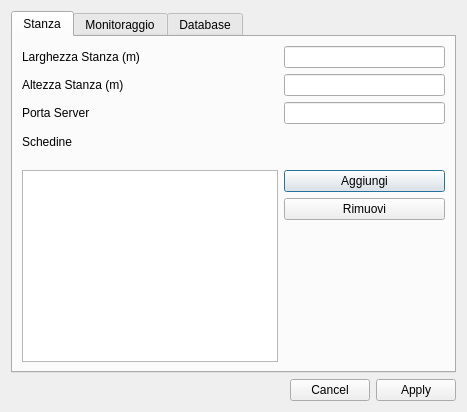
<?xml version="1.0" encoding="UTF-8"?>
<ui version="4.0">
    <class>ConfigDialog</class>
    <widget class="QDialog" name="ConfigDialog">
        <property name="geometry">
            <rect>
                <x>0</x>
                <y>0</y>
                <width>467</width>
                <height>412</height>
            </rect>
        </property>
        <property name="windowTitle">
            <string>Impostazioni</string>
        </property>
        <layout class="QVBoxLayout" name="verticalLayout_4">
            <item>
                <widget class="QTabWidget" name="tabWidget">
                    <property name="currentIndex">
                        <number>0</number>
                    </property>
                    <widget class="QWidget" name="tab_2">
                        <attribute name="title">
                            <string>Stanza</string>
                        </attribute>
                        <layout class="QVBoxLayout" name="verticalLayout_7">
                            <item>
                                <layout class="QVBoxLayout" name="verticalLayout_3">
                                    <item>
                                        <layout class="QFormLayout" name="formLayout_2">
                                            <item row="0" column="0">
                                                <widget class="QLabel" name="widthLabel">
                                                    <property name="lineWidth">
                                                        <number>1</number>
                                                    </property>
                                                    <property name="midLineWidth">
                                                        <number>0</number>
                                                    </property>
                                                    <property name="text">
                                                        <string>Larghezza Stanza (m)</string>
                                                    </property>
                                                </widget>
                                            </item>
                                            <item row="0" column="1">
                                                <widget class="QLineEdit" name="widthEdit">
                                                    <property name="text">
                                                        <string/>
                                                    </property>
                                                </widget>
                                            </item>
                                            <item row="1" column="0">
                                                <widget class="QLabel" name="heightLabel">
                                                    <property name="text">
                                                        <string>Altezza Stanza (m)</string>
                                                    </property>
                                                </widget>
                                            </item>
                                            <item row="1" column="1">
                                                <widget class="QLineEdit" name="heightEdit"/>
                                            </item>
                                            <item row="3" column="0">
                                                <widget class="QLabel" name="boardLabel">
                                                    <property name="text">
                                                        <string>Schedine</string>
                                                    </property>
                                                </widget>
                                            </item>
                                            <item row="4" column="1">
                                                <layout class="QVBoxLayout" name="verticalLayout_2">
                                                    <item>
                                                        <widget class="QPushButton" name="addBoard">
                                                            <property name="text">
                                                                <string>Aggiungi</string>
                                                            </property>
                                                        </widget>
                                                    </item>
                                                    <item>
                                                        <widget class="QPushButton" name="removeBoard">
                                                            <property name="text">
                                                                <string>Rimuovi</string>
                                                            </property>
                                                        </widget>
                                                    </item>
                                                </layout>
                                            </item>
                                            <item row="2" column="0">
                                                <widget class="QLabel" name="portServerLabel">
                                                    <property name="text">
                                                        <string>Porta Server</string>
                                                    </property>
                                                </widget>
                                            </item>
                                            <item row="2" column="1">
                                                <widget class="QLineEdit" name="portServerEdit"/>
                                            </item>
                                            <item row="4" column="0">
                                                <widget class="QTableWidget" name="boardTable"/>
                                            </item>
                                        </layout>
                                    </item>
                                </layout>
                            </item>
                        </layout>
                    </widget>
                    <widget class="QWidget" name="tab">
                        <attribute name="title">
                            <string>Monitoraggio</string>
                        </attribute>
                        <layout class="QVBoxLayout" name="verticalLayout_6">
                            <item>
                                <layout class="QFormLayout" name="formLayout">
                                    <item row="1" column="1">
                                        <widget class="QLineEdit" name="aEdit"/>
                                    </item>
                                    <item row="1" column="0">
                                        <widget class="QLabel" name="aLabel">
                                            <property name="text">
                                                <string>Potenza in dB ad un metro (A)</string>
                                            </property>
                                        </widget>
                                    </item>
                                    <item row="0" column="1">
                                        <widget class="QLineEdit" name="nEdit">
                                            <property name="text">
                                                <string/>
                                            </property>
                                        </widget>
                                    </item>
                                    <item row="0" column="0">
                                        <widget class="QLabel" name="nLabel">
                                            <property name="lineWidth">
                                                <number>1</number>
                                            </property>
                                            <property name="midLineWidth">
                                                <number>0</number>
                                            </property>
                                            <property name="text">
                                                <string>Costante di propagazione del segnale (n)</string>
                                            </property>
                                        </widget>
                                    </item>
                                </layout>
                            </item>
                        </layout>
                    </widget>
                    <widget class="QWidget" name="tab_3">
                        <attribute name="title">
                            <string>Database</string>
                        </attribute>
                        <layout class="QVBoxLayout" name="verticalLayout">
                            <item>
                                <layout class="QFormLayout" name="formLayout_3">
                                    <item row="0" column="0">
                                        <widget class="QLabel" name="hostLabel">
                                            <property name="text">
                                                <string>Host</string>
                                            </property>
                                        </widget>
                                    </item>
                                    <item row="1" column="0">
                                        <widget class="QLabel" name="dbLabel">
                                            <property name="text">
                                                <string>Nome Database</string>
                                            </property>
                                        </widget>
                                    </item>
                                    <item row="0" column="1">
                                        <widget class="QLineEdit" name="hostEdit"/>
                                    </item>
                                    <item row="2" column="0">
                                        <widget class="QLabel" name="portLabel">
                                            <property name="text">
                                                <string>Porta</string>
                                            </property>
                                        </widget>
                                    </item>
                                    <item row="3" column="0">
                                        <widget class="QLabel" name="userLabel">
                                            <property name="text">
                                                <string>Username</string>
                                            </property>
                                        </widget>
                                    </item>
                                    <item row="4" column="0">
                                        <widget class="QLabel" name="passLabel">
                                            <property name="text">
                                                <string>Password</string>
                                            </property>
                                        </widget>
                                    </item>
                                    <item row="1" column="1">
                                        <widget class="QLineEdit" name="dbEdit"/>
                                    </item>
                                    <item row="2" column="1">
                                        <widget class="QLineEdit" name="portEdit"/>
                                    </item>
                                    <item row="3" column="1">
                                        <widget class="QLineEdit" name="userEdit"/>
                                    </item>
                                    <item row="4" column="1">
                                        <widget class="QLineEdit" name="passEdit"/>
                                    </item>
                                </layout>
                            </item>
                            <item>
                                <widget class="QPushButton" name="resetButton">
                                    <property name="text">
                                        <string>Inizializza Database</string>
                                    </property>
                                </widget>
                            </item>
                        </layout>
                    </widget>
                </widget>
            </item>
            <item>
                <widget class="QDialogButtonBox" name="buttonBox">
                    <property name="orientation">
                        <enum>Qt::Horizontal</enum>
                    </property>
                    <property name="standardButtons">
                        <set>QDialogButtonBox::Apply|QDialogButtonBox::Cancel</set>
                    </property>
                </widget>
            </item>
        </layout>
    </widget>
    <resources/>
    <connections>
        <connection>
            <sender>buttonBox</sender>
            <signal>accepted()</signal>
            <receiver>ConfigDialog</receiver>
            <slot>accept()</slot>
            <hints>
                <hint type="sourcelabel">
                    <x>248</x>
                    <y>254</y>
                </hint>
                <hint type="destinationlabel">
                    <x>157</x>
                    <y>274</y>
                </hint>
            </hints>
        </connection>
        <connection>
            <sender>buttonBox</sender>
            <signal>rejected()</signal>
            <receiver>ConfigDialog</receiver>
            <slot>reject()</slot>
            <hints>
                <hint type="sourcelabel">
                    <x>316</x>
                    <y>260</y>
                </hint>
                <hint type="destinationlabel">
                    <x>286</x>
                    <y>274</y>
                </hint>
            </hints>
        </connection>
    </connections>
</ui>
